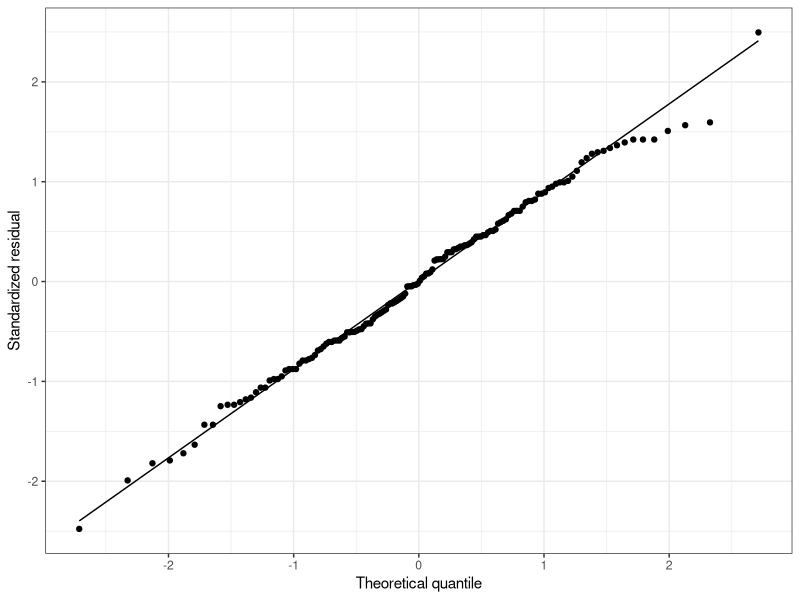
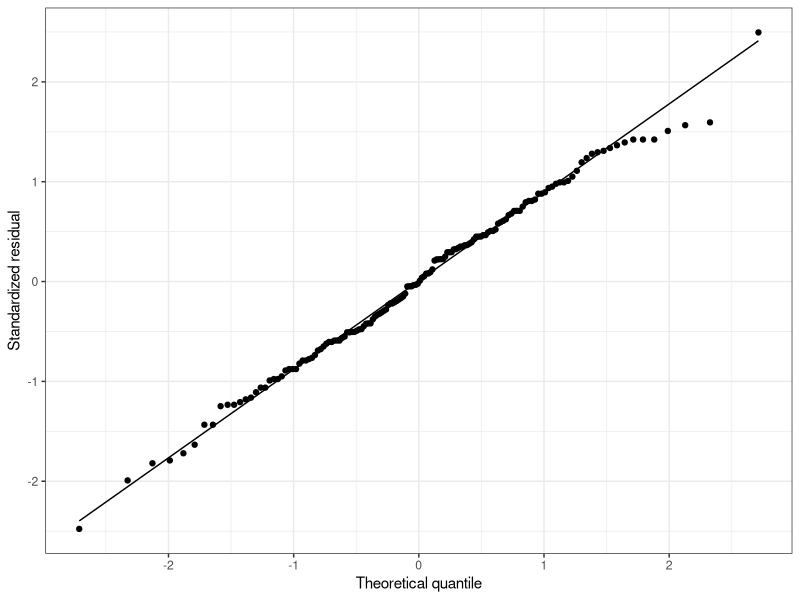

Reproduce these figures in R, in order.
# Isabella Fischer

library(tidyverse)
library(ggplot2)

lm_result = lm(Petal.Length~Sepal.Length, data=iris)
xatual = pull(iris, Sepal.Length)

ggplot(data=iris, aes(sample = lm_result$residuals))+ 
    stat_qq() + 
    stat_qq_line()+
    xlab("Theoretical quantile") +
    ylab("Standardized residual")+
    theme_bw()

ggsave("6.png")



